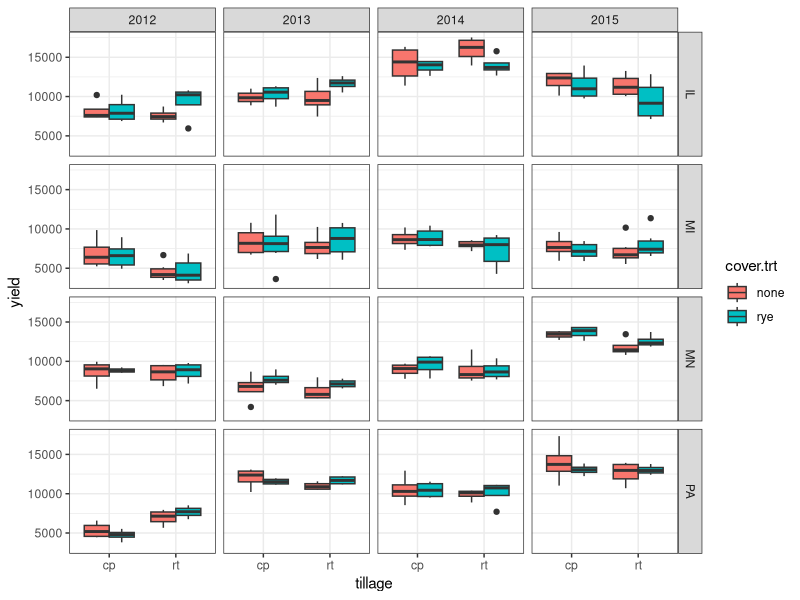

Recreate this plot in R.
## ---- chunk 1
knitr::opts_chunk$set(echo = TRUE, message = TRUE, warning = TRUE)
## ---- chunk 2
library(tidyverse)
library(lmerTest)

maize <- read_csv('../datasets/pzm_maize.csv')
## ---- chunk 3
glimpse(maize)
## ---- chunk 4
maize <- maize %>%
  mutate(
    yr = factor(yr),
    plot = factor(plot),
    block = factor(block)
  )
## ---- chunk 5
ggplot(maize, aes(y = yield, x = tillage, fill = cover.trt)) +
  facet_grid(location ~ yr) +
  geom_boxplot(position = position_dodge()) +
  theme_bw()
## ---- chunk 6
fit_maize <- lmer(yield ~ tillage + cover.trt + tillage:cover.trt + (1 | yr) + (1 | location) + (1 | block:location), data = maize)
## ---- chunk 7
library(tidyverse)
library(lmerTest)
